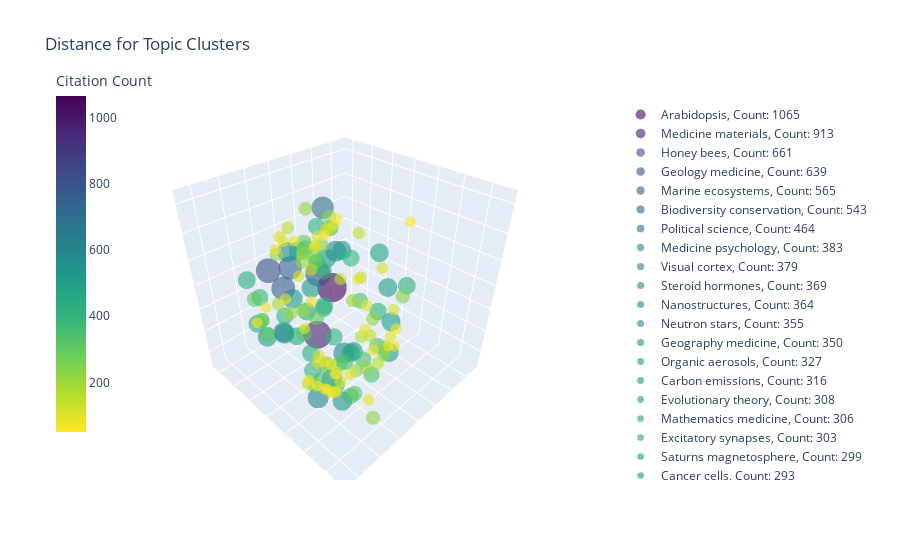

The notebook cell saved with this chart:
### Code cell
# 3d Distance map for the topics
cfc.visualize_intertopic_distances_3d("year_1880-2023",df,topics,model,my_embeddings,include_unclassified=False)
